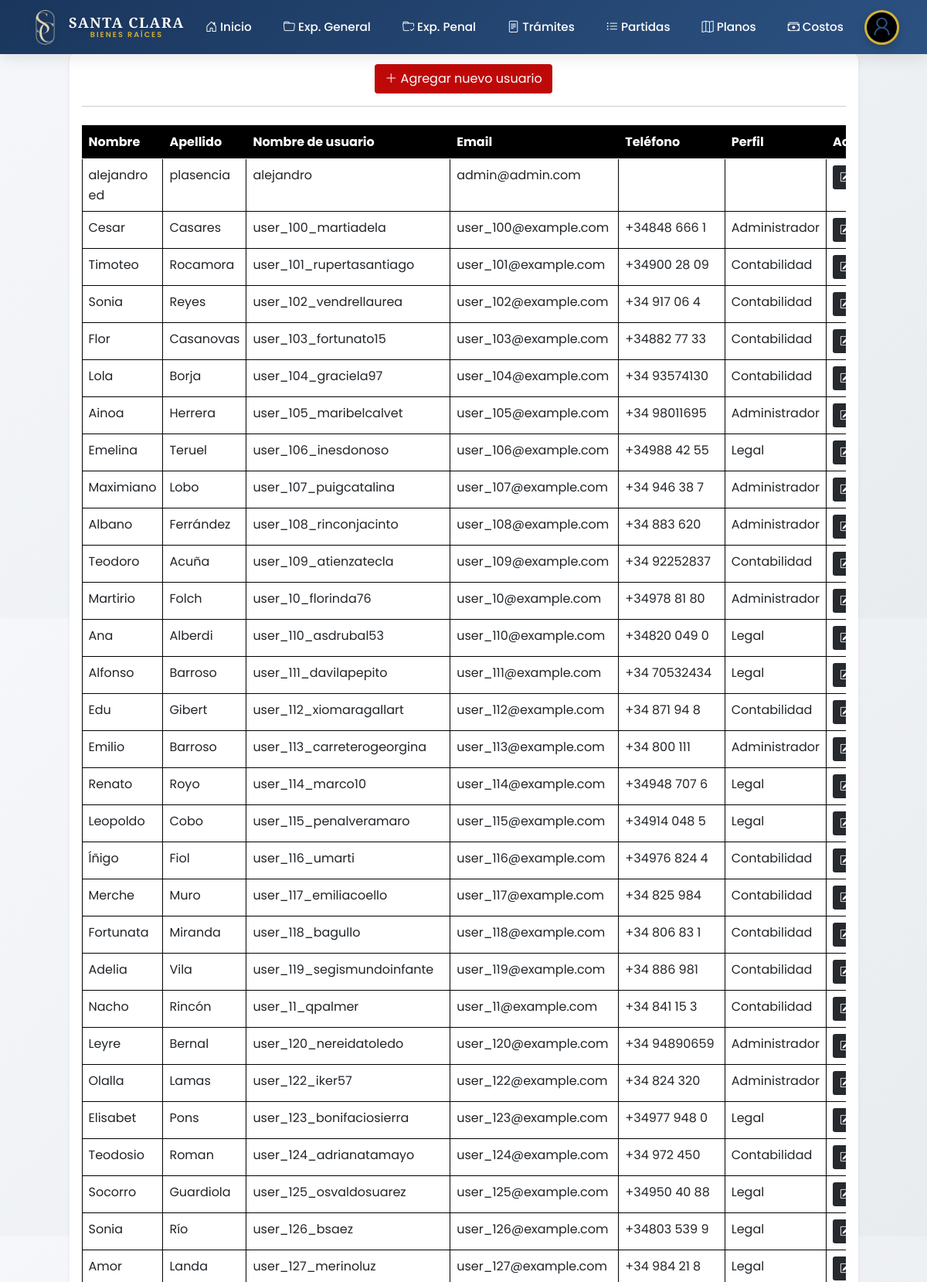
The page /usuarios/ (signed in, upper part) on the database its author committed.
### apps/accounts/models.py (models this page shows, shortened)
class User(AbstractBaseUser, PermissionsMixin):
    ESTANDAR = 1
    LEGAL = 2
    ADMINISTRADOR = 3
    ROLE_CHOICE = (
        (ESTANDAR, 'Contabilidad'),
        (LEGAL, 'Legal'),
        (ADMINISTRADOR, 'Administrador'),
    )
    first_name = models.CharField(max_length=50)
    last_name = models.CharField(max_length=50)
    username = models.CharField(max_length=50, unique=True)
    email = models.EmailField(max_length=100, unique=True, blank=True, null=True)
    phone_number = models.CharField(max_length=12, blank=True, null=True)
    role = models.PositiveSmallIntegerField(choices=ROLE_CHOICE, blank=True, null=True)
    foto_perfil = models.ImageField(upload_to='profile_photos/', blank=True, null=True)
    dni = models.CharField(max_length=8, unique=True, blank=True, null=True)
    saldo = models.DecimalField(max_digits=10, decimal_places=2, blank=True, null=True, default=100.00)
    date_joined = models.DateTimeField(auto_now_add=True)
    last_login = models.DateTimeField(auto_now_add=True)
    created_date = models.DateTimeField(auto_now_add=True)
    modified_date = models.DateTimeField(auto_now=True)
    is_admin = models.BooleanField(default=False)
    is_staff = models.BooleanField(default=False)
    is_active = models.BooleanField(default=True)
    is_superadmin = models.BooleanField(default=False)
    USERNAME_FIELD = 'username'
    REQUIRED_FIELDS = ['email', 'first_name', 'last_name']
    objects = UserManager()

### principal/views.py (the view)
# urls.py: path('usuarios/', views.lista_usuarios, name='lista_usuarios'),
@login_required
def lista_usuarios(request):
    usuarios = User.objects.filter(is_active=True).order_by('username')
    ccs = NuevoGasto.objects.filter(flag=True)
    if request.method == 'POST':
        form = UserForm(request.POST)
        if form.is_valid():
            usuario = form.save(commit=False)
            usuario.set_password(form.cleaned_data['password'])  # Hashea la contraseña
            usuario.save()
            messages.success(request, "Usuario creado correctamente.")
            return redirect('lista_usuarios')
    else:
        form = UserForm()
    return render(request, 'administrador/home.html', {
        'usuarios': usuarios,
        'form': form,
        'ccs': ccs
    })

### templates/administrador/home.html (shortened to what this page needs)
{% extends "base.html" %}
{% block body %}
{% include "../components/navbar.html" %}
<div class="container mt-4" style="max-width: 95%;">
    <div class="row justify-content-center">
        <div class="col-12 col-lg-11">
            <center style="font-weight: bold; font-size: 24px; margin-bottom: 1px;">
                LISTA DE USUARIOS
            </center>
            <div class="card shadow-sm">
                <div class="card-body">
                    <center>
                        <button type="button" class="btn text-white mt-1" style="background-color: #BF0909;"
                            data-bs-toggle="modal" data-bs-target="#userModal">
                            <i class="bi bi-plus-lg"></i> Agregar nuevo usuario
                        </button>
                    </center>
                    <hr>
                    <div class="table-responsive py-2">
                        <table class="table table-hover table-bordered-gray" id="usersTable">
                            <thead style="background-color: #000;">
                                <tr>
                                    <th class="text-white">Nombre</th>
                                    <th class="text-white">Apellido</th>
                                    <th class="text-white">Nombre de usuario</th>
                                    <th class="text-white">Email</th>
                                    <th class="text-white">Teléfono</th>
                                    <th class="text-white">Perfil</th>
                                    <th class="text-white">Acciones</th>
                                </tr>
                            </thead>
                            <tbody>
                                {% for user in usuarios %}
                                <tr>
                                    <td>{{ user.first_name }}</td>
                                    <td>{{ user.last_name }}</td>
                                    <td>{{ user.username }}</td>
                                    <td>{{ user.email|default:"" }}</td>
                                    <td>{{ user.phone_number|default:"" }}</td>
                                    <td>
                                        {% if user.role == 1 %}Contabilidad
                                        {% elif user.role == 2 %}Legal
                                        {% elif user.role == 3 %}Administrador
                                        {% endif %}
                                    </td>
                                    <td>
                                        <div class="btn-group" role="group">
                                            <button type="button" class="btn btn-sm text-white me-2 btn-editar"
                                                style="background-color: #26292E;" data-bs-toggle="modal"
                                                data-bs-target="#editUserModal" data-id="{{ user.id }}"
                                                data-first_name="{{ user.first_name }}"
                                                data-last_name="{{ user.last_name }}"
                                                data-username="{{ user.username }}"
                                                data-email="{{ user.email|default_if_none:'' }}"
                                                data-phone_number="{{ user.phone_number|default_if_none:'' }}"
                                                data-role="{{ user.role }}">
                                                <i class="bi bi-pencil-square"></i>
                                            </button>
                                        </div>
                                    </td>
                                </tr>
                                {% endfor %}
                            </tbody>
                        </table>
                    </div>
                </div>
            </div>
        </div>
    </div>
</div>
{% endblock %}

### templates/base.html (style rules this page uses)
:root { --primary-color: #1a365d; --secondary-color: #2c5282; --accent-color: #d4af37; --light-bg: #f8f9fa; --dark-text: #2d3748; --border-color: #e2e8f0; --shadow-sm: 0 2px 8px rgba(0,0,0,0.05); --shadow-md: 0 4px 16px rgba(0,0,0,0.1); --shadow-lg: 0 8px 32px rgba(0,0,0,0.15); }
* { margin: 0; padding: 0; box-sizing: border-box; }
body { font-family: 'Poppins', sans-serif; background: linear-gradient(135deg, #f5f7fa 0%, #e9ecef 100%); color: var(--dark-text); min-height: 100vh; line-height: 1.6; }
.card { border: none; border-radius: 16px; box-shadow: var(--shadow-md); transition: all 0.3s ease; background: white; }

### templates/components/navbar.html (style rules this page uses)
:root { --nav-primary: #1a365d; --nav-secondary: #2c5282; --nav-accent: #d4af37; --nav-hover: #f4c430; --nav-text: #ffffff; --nav-shadow: 0 4px 20px rgba(0,0,0,0.1); --nav-height: 70px; }

### templates/administrador/home.html (style rules this page uses)
.table-bordered-gray { border: 1px solid #000; border-collapse: collapse; }
.table-bordered-gray th, .table-bordered-gray td { border: 1px solid #000; }

### rows shown on the page
User: first_name "alejandro ed", last_name "plasencia", username "alejandro", email "admin@admin.com"
User: first_name "Cesar", last_name "Casares", username "user_100_martiadela", email "user_100@example.com", phone_number "+34848 666 1", role "Administrador"
User: first_name "Timoteo", last_name "Rocamora", username "user_101_rupertasantiago", email "user_101@example.com", phone_number "+34900 28 09", role "Contabilidad"
User: first_name "Sonia", last_name "Reyes", username "user_102_vendrellaurea", email "user_102@example.com", phone_number "+34 917 06 4", role "Contabilidad"
User: first_name "Flor", last_name "Casanovas", username "user_103_fortunato15", email "user_103@example.com", phone_number "+34882 77 33", role "Contabilidad"
User: first_name "Lola", last_name "Borja", username "user_104_graciela97", email "user_104@example.com", phone_number "+34 93574130", role "Contabilidad"
User: first_name "Ainoa", last_name "Herrera", username "user_105_maribelcalvet", email "user_105@example.com", phone_number "+34 98011695", role "Administrador"
User: first_name "Emelina", last_name "Teruel", username "user_106_inesdonoso", email "user_106@example.com", phone_number "+34988 42 55", role "Legal"
User: first_name "Maximiano", last_name "Lobo", username "user_107_puigcatalina", email "user_107@example.com", phone_number "+34 946 38 7", role "Administrador"
User: first_name "Albano", last_name "Ferrández", username "user_108_rinconjacinto", email "user_108@example.com", phone_number "+34 883 620", role "Administrador"
User: first_name "Teodoro", last_name "Acuña", username "user_109_atienzatecla", email "user_109@example.com", phone_number "+34 92252837", role "Contabilidad"
User: first_name "Martirio", last_name "Folch", username "user_10_florinda76", email "user_10@example.com", phone_number "+34978 81 80", role "Administrador"
User: first_name "Ana", last_name "Alberdi", username "user_110_asdrubal53", email "user_110@example.com", phone_number "+34820 049 0", role "Legal"
User: first_name "Alfonso", last_name "Barroso", username "user_111_davilapepito", email "user_111@example.com", phone_number "+34 70532434", role "Legal"
User: first_name "Edu", last_name "Gibert", username "user_112_xiomaragallart", email "user_112@example.com", phone_number "+34 871 94 8", role "Contabilidad"
User: first_name "Emilio", last_name "Barroso", username "user_113_carreterogeorgina", email "user_113@example.com", phone_number "+34 800 111", role "Administrador"
User: first_name "Renato", last_name "Royo", username "user_114_marco10", email "user_114@example.com", phone_number "+34948 707 6", role "Legal"
User: first_name "Leopoldo", last_name "Cobo", username "user_115_penalveramaro", email "user_115@example.com", phone_number "+34914 048 5", role "Legal"
User: first_name "Íñigo", last_name "Fiol", username "user_116_umarti", email "user_116@example.com", phone_number "+34976 824 4", role "Contabilidad"
User: first_name "Merche", last_name "Muro", username "user_117_emiliacoello", email "user_117@example.com", phone_number "+34 825 984", role "Contabilidad"
User: first_name "Fortunata", last_name "Miranda", username "user_118_bagullo", email "user_118@example.com", phone_number "+34 806 83 1", role "Contabilidad"
User: first_name "Adelia", last_name "Vila", username "user_119_segismundoinfante", email "user_119@example.com", phone_number "+34 886 981", role "Contabilidad"
User: first_name "Nacho", last_name "Rincón", username "user_11_qpalmer", email "user_11@example.com", phone_number "+34 841 15 3", role "Contabilidad"
User: first_name "Leyre", last_name "Bernal", username "user_120_nereidatoledo", email "user_120@example.com", phone_number "+34 94890659", role "Administrador"
User: first_name "Olalla", last_name "Lamas", username "user_122_iker57", email "user_122@example.com", phone_number "+34 824 320", role "Administrador"
User: first_name "Elisabet", last_name "Pons", username "user_123_bonifaciosierra", email "user_123@example.com", phone_number "+34977 948 0", role "Legal"
User: first_name "Teodosio", last_name "Roman", username "user_124_adrianatamayo", email "user_124@example.com", phone_number "+34 972 450", role "Contabilidad"
User: first_name "Socorro", last_name "Guardiola", username "user_125_osvaldosuarez", email "user_125@example.com", phone_number "+34950 40 88", role "Legal"
User: first_name "Sonia", last_name "Río", username "user_126_bsaez", email "user_126@example.com", phone_number "+34803 539 9", role "Legal"
User: first_name "Amor", last_name "Landa", username "user_127_merinoluz", email "user_127@example.com", phone_number "+34 984 21 8", role "Legal"
